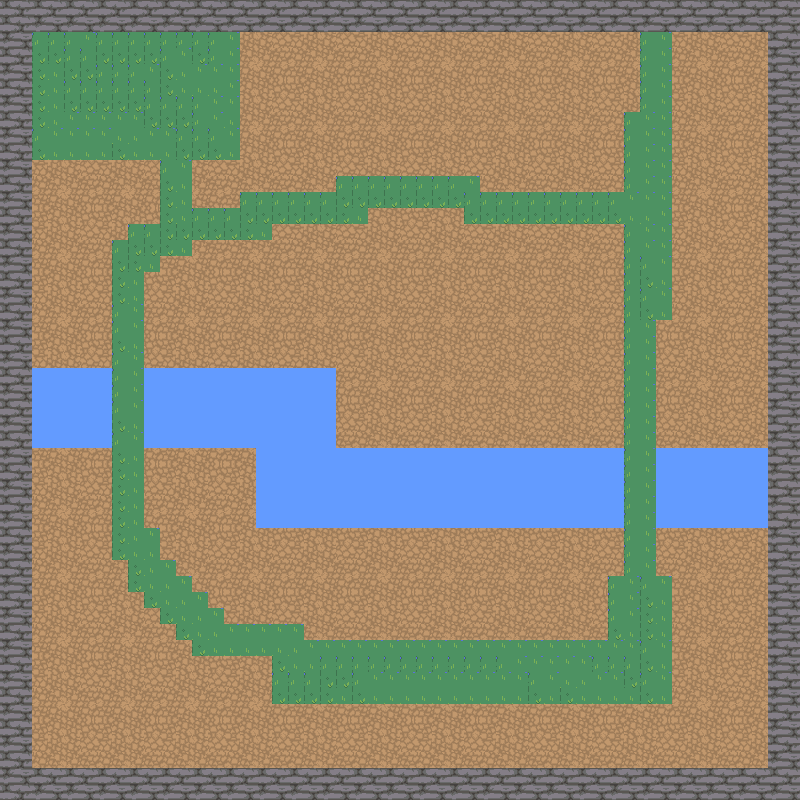

This game map was drawn from its Tiled (.tmx) file and the tilesets committed beside it. A one-line description and the trimmed map source follow:
An orthogonal 50x50 tile map with 16x16 px tiles, 4 tile layers (background, walls, water, path).

<map version="1.10" tiledversion="1.10.2" orientation="orthogonal" renderorder="right-down" width="50" height="50" tilewidth="16" tileheight="16" infinite="0" nextlayerid="6" nextobjectid="1">
 <tileset firstgid="1" source="environnement.tsx" />
 <layer id="1" name="background" width="50" height="50">
  <data>[2500 cells, 2500 non-empty, 16 distinct tile ids]</data>
 </layer>
 <layer id="3" name="walls" width="50" height="50">
  <data>[2500 cells, 384 non-empty, 4 distinct tile ids]</data>
 </layer>
 <layer id="4" name="water" width="50" height="50">
  <data>[2500 cells, 255 non-empty, 4 distinct tile ids]</data>
 </layer>
 <layer id="5" name="path" width="50" height="50">
  <data>[2500 cells, 446 non-empty, 4 distinct tile ids]</data>
 </layer>
</map>
